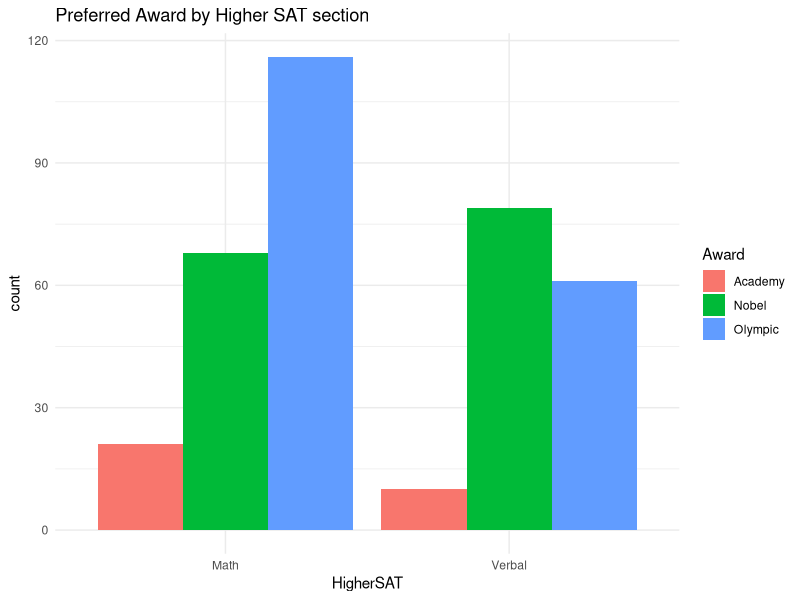
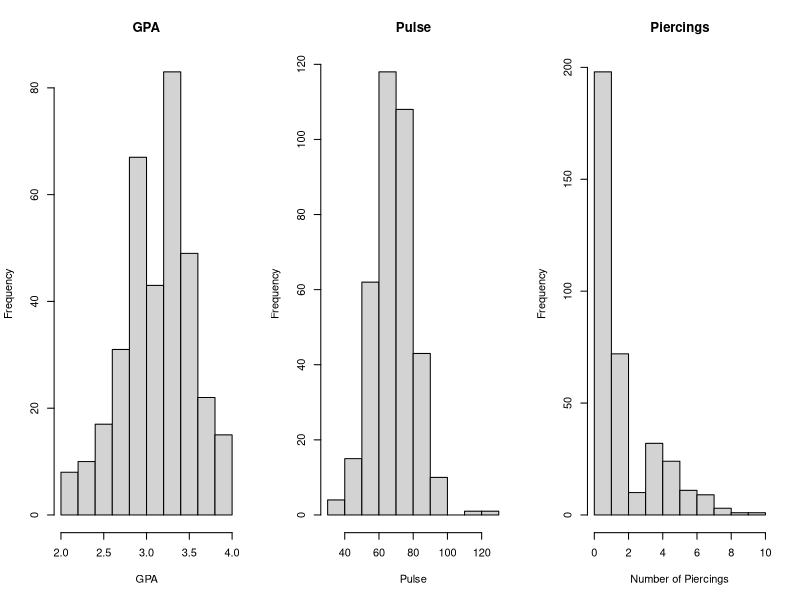
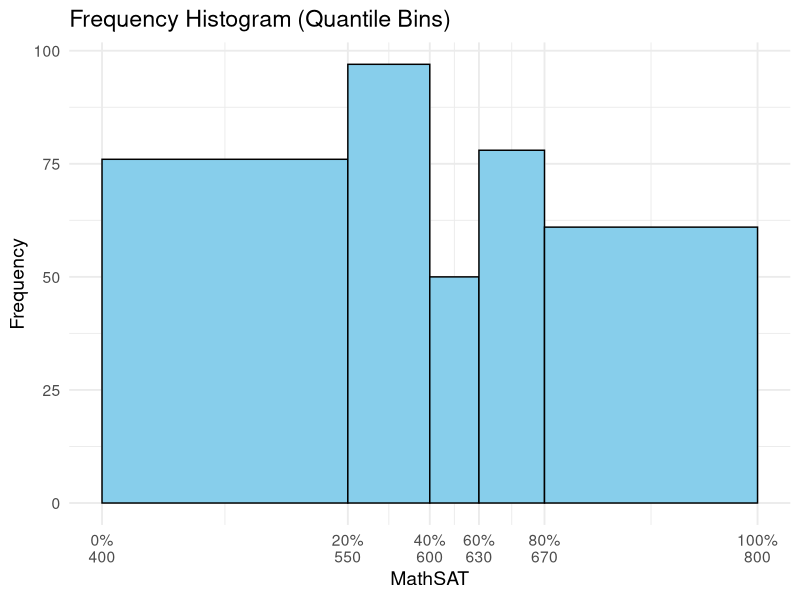
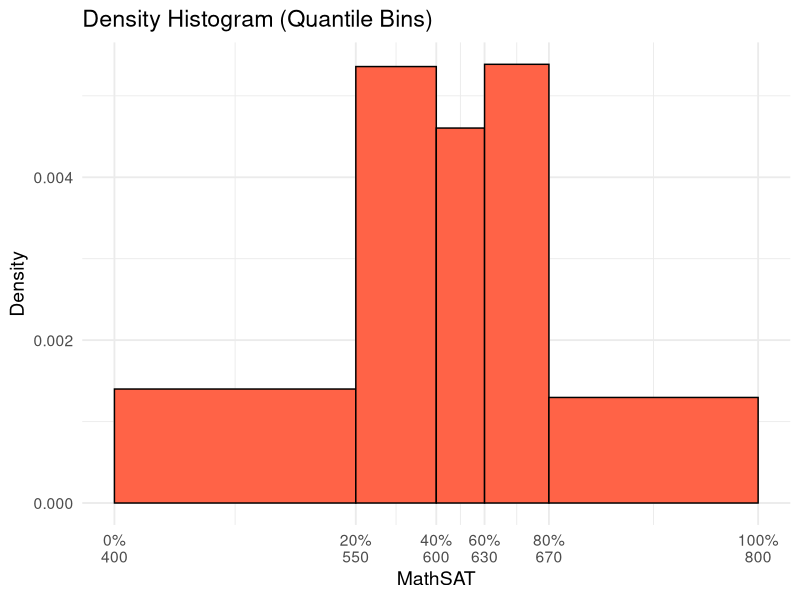
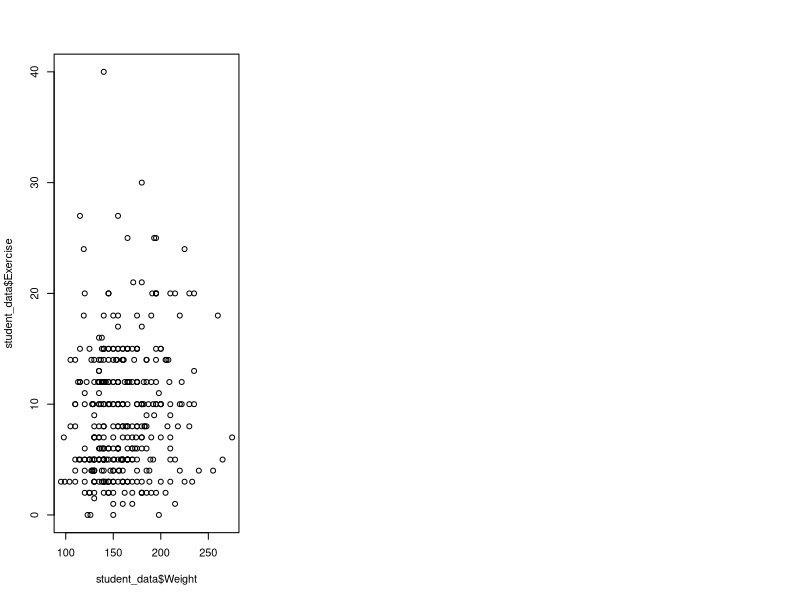

These figures' R source, in order:
## ---- chunk 1
# This package includes the packages ggplot and dplyr for data visualisation and manipulation
library(tidyverse)
## ---- chunk 2
# This code reads data from a csv file into an R data frame called "student_data"
student_data <- read.csv("StudentSurvey.csv")
## ---- chunk 3
# This code displays a "summary" of the data
str(student_data)
## ---- chunk 4
table(student_data$Award)
## ---- chunk 5
round(prop.table(table(student_data$Award)),2)
## ---- chunk 6
table(student_data$HigherSAT)
## ---- chunk 7
# Select only the relevant variables, drop the "bad" rows and save it into a new data frame called sat_award. The select() and filter() functions come from the dplyr library within tidyverse
student_data %>%
  select(HigherSAT, Award) %>% #select the relevant columns
  filter(HigherSAT != "") -> #filter out rows where the HigherSAT variable is NOT an empty string and then save this data frame into a variable called sat_award
  sat_award 
## ---- chunk 8
# Use ggplot to make a double-bar plot
ggplot(sat_award, aes(x=HigherSAT, fill=Award)) + 
  geom_bar(position = "dodge") +
  labs(title="Preferred Award by Higher SAT section") +
  theme_minimal()
## ---- chunk 9
# The line below separates the "canvas" into 2 rows and 2 columns to display the 3 graphs
par(mfrow = c(1, 3))

# Your code for the three histograms here
hist(student_data$GPA, main = "GPA", xlab = "GPA")
hist(student_data$Pulse, main = "Pulse", xlab = "Pulse")
hist(student_data$Piercings, main = "Piercings", xlab = "Number of Piercings")
## ---- chunk 10
print(summary(student_data$GPA))
## ---- chunk 11
print(summary(student_data$Pulse))
## ---- chunk 12
print(summary(student_data$Piercings))
## ---- chunk 13
# Clean and extract the MathSAT scores
x <- na.omit(student_data$MathSAT)

# Get quantile-based bin breaks (quintiles)
breaks <- quantile(x, probs = seq(0, 1, 0.2), na.rm = TRUE)

# We create a new dataframe called hist_data with only the MathSAT scores and the bin that it falls into
hist_data <- data.frame(MathSAT = x) %>%
  mutate(bin = cut(MathSAT, breaks = breaks, include.lowest = TRUE))

# Display the hist_data dataframe
hist_data
## ---- chunk 14
# Here we make the data frame that we will use to make the histograms
freq_table <- hist_data %>%
  count(bin) %>%            # count how many fall into the bin
  mutate(
    xmin = head(breaks, -1), # Determine the left edge of the bin 
    xmax = tail(breaks, -1), # Determine the right edge of the bin
    width = xmax - xmin,     # Calculate the bin width
    rel_freq = n / sum(n),   # Relative frequency (proportion)
    density = rel_freq / width # Density
  )

freq_table
## ---- chunk 15
# Make plots using ggplot library

# Plot 1: Frequency histogram
p_freq <- ggplot(freq_table) +
  geom_rect(aes(xmin = xmin, xmax = xmax, ymin = 0, ymax = n), # Plot each rectangle, by passing in the x and y coordinates
            fill = "skyblue", color = "black") +
  scale_x_continuous(
  breaks = as.numeric(breaks),
  labels = paste0(names(breaks), "\n", as.numeric(breaks))
) +
  labs(
    title = "Frequency Histogram (Quantile Bins)",
    x = "MathSAT",
    y = "Frequency"
  ) +
  theme_minimal(base_size = 14)

# Plot 2: Density histogram
p_density <- ggplot(freq_table) +
  geom_rect(aes(xmin = xmin, xmax = xmax, ymin = 0, ymax = density), # Note here we use density for the top y-value
            fill = "tomato", color = "black") +
  scale_x_continuous(
  breaks = as.numeric(breaks),
  labels = paste0(names(breaks), "\n", as.numeric(breaks))
) +
  labs(
    title = "Density Histogram (Quantile Bins)",
    x = "MathSAT",
    y = "Density"
  ) +
  theme_minimal(base_size = 14)
## ---- chunk 16
# Display the frequency histogram
p_freq
## ---- chunk 17
# Display the density histogram
p_density
## ---- chunk 18
plot(student_data$Weight, student_data$Exercise)
## ---- chunk 19
# Read in the data set
smoking = read.csv("simpsons_smoking.csv", header=T)
## ---- chunk 20
str(smoking)
## ---- chunk 21
# It's only a small dataset, so display the whole thing.
smoking
## ---- chunk 22
    # Mortality rate for smokers
    mortality_rate_smokers = sum(smoking$SmokersDied)/(sum(smoking$SmokersSurvived) + sum(smoking$SmokersDied))
    mortality_rate_smokers
## ---- chunk 23
    # Mortality rate for non-smokers
    mortality_rate_nonsmokers = sum(smoking$NonSmokersDied)/(sum(smoking$NonSmokersSurvived) + sum(smoking$NonSmokersDied))
    mortality_rate_nonsmokers
## ---- chunk 24
# Run this code, the [1] denotes the first row of data in the data frame.
mortality_rate_smokers_18_24 = sum(smoking$SmokersDied[1])/(sum(smoking$SmokersSurvived[1]) + sum(smoking$SmokersDied[1]))
mortality_rate_smokers_18_24
## ---- chunk 25
# Run this code
mortality_rate_nonsmokers_18_24 = sum(smoking$NonSmokersDied[1])/(sum(smoking$NonSmokersSurvived[1]) + sum(smoking$NonSmokersDied[1]))
mortality_rate_nonsmokers_18_24
## ---- chunk 26
mortality_rate_smokers_45_54 = sum(smoking$SmokersDied[4])/(sum(smoking$SmokersSurvived[4]) + sum(smoking$SmokersDied[4]))
mortality_rate_smokers_45_54
## ---- chunk 27
mortality_rate_nonsmokers_45_54 = sum(smoking$NonSmokersDied[4])/(sum(smoking$NonSmokersDied[4]) + sum(smoking$NonSmokersDied[4]))
mortality_rate_nonsmokers_45_54
## ---- chunk 28
mortality_rate_smokers_65_74 = sum(smoking$SmokersDied[6])/(sum(smoking$SmokersSurvived[6]) + sum(smoking$SmokersDied[6]))
mortality_rate_smokers_65_74
## ---- chunk 29
mortality_rate_nonsmokers_65_74 = sum(smoking$NonSmokersDied[6])/(sum(smoking$NonSmokersSurvived[6]) + sum(smoking$NonSmokersDied[6]))
mortality_rate_nonsmokers_65_74
